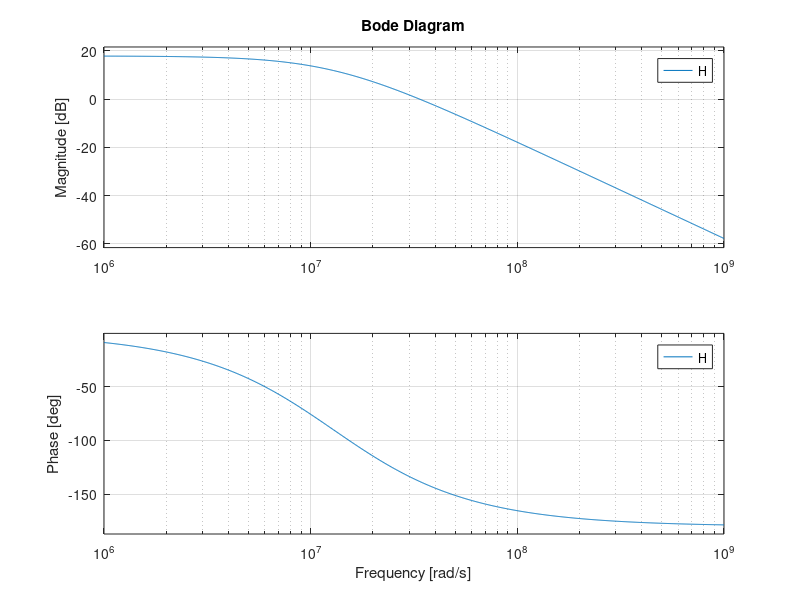

Reproduce this figure in MATLAB.
%% FOR GNU OCTAVE 
pkg load signal;

%% Open Loop Parameters
z = [];
p = [-10^4 -10^6]';
Gain = 200;
k = Gain * prod(p);

[num,den] = zp2tf(z,p,k);
H = tf(num,den);

bode(H);

%% Closed Loop (Coincident Poles)

T = 24.5025;

z = [];
p = [-505*10^3 -505*10^3]' .* (1+T);
Gain = 200 / (1+T);
k = Gain * prod(p);

[num,den] = zp2tf(z,p,k);
H = tf(num,den);

bode(H);

